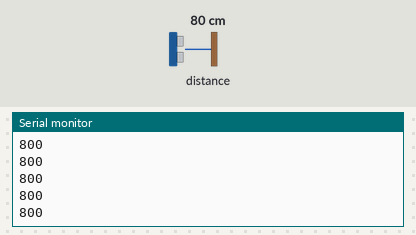
Recording of a program running on a simulated ESP8266 (NodeMCU). Parts: the last lines printed to the serial monitor. Inputs (shaded band) come from the test bench; at power-on: distance to the obstacle 80 cm.

Above: at 1.2 s.
1.3 s: distance to the obstacle set to 2 cm
At 1.61 s:
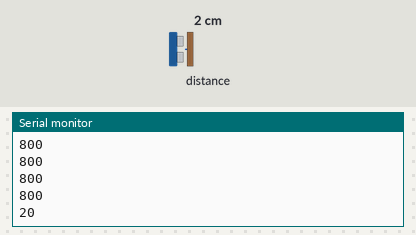
2.8 s: distance to the obstacle set to 4 cm
At 3.01 s:
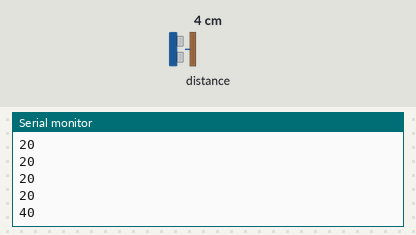
Timing chart, 0 to 5.8 s (numbered marks = the images above; inputs shaded):
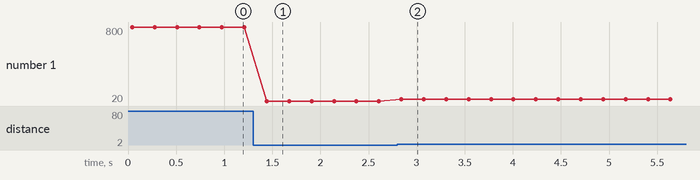

Measured:
- after the input at 1.3 s, the serial monitor: prints a new line after 0.14 s (image 1)
- after the input at 2.8 s, the serial monitor: prints a new line at once (image 2)
- plotted number 1: 800 → 20 after the input at 1.3 s, 20 → 40 after the input at 2.8 s

The program:

main.cpp
```cpp
/*
  VL53L1X
  Author: Seyed Sobhan Hosseini
  Date: Wednesday, July 19, 2023, 12:07:01 PM
*/

#include <Arduino.h>
#include <Wire.h>
#include "SparkFun_VL53L1X.h"

SFEVL53L1X distanceSensor;

int dis = 0;

void setup(){
  Wire.begin();
  Serial.begin(115200);
  distanceSensor.begin();
  distanceSensor.startRanging();
  distanceSensor.setROI(2,2,199);
  distanceSensor.setDistanceModeLong();
  delay(10);

}

void loop(){
  int dis = distanceSensor.getDistance();
  Serial.println(dis);
  delay(200);
}
```
